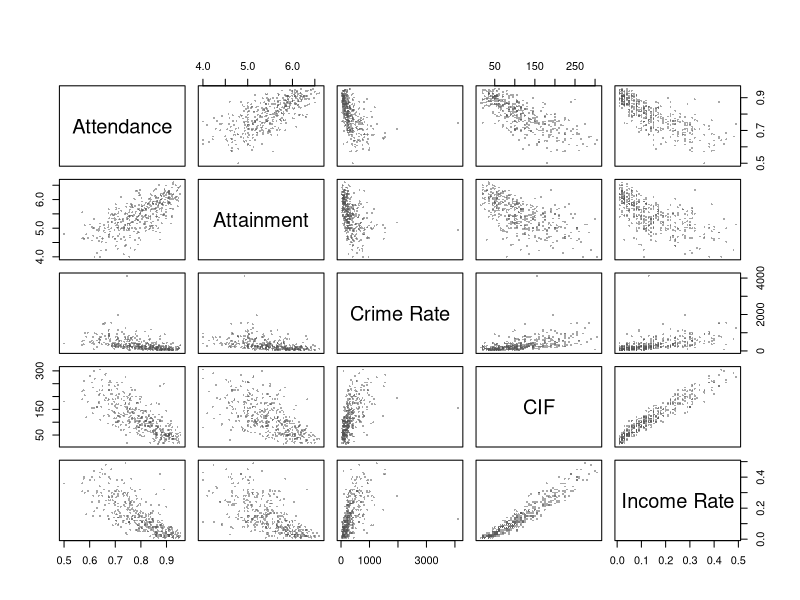
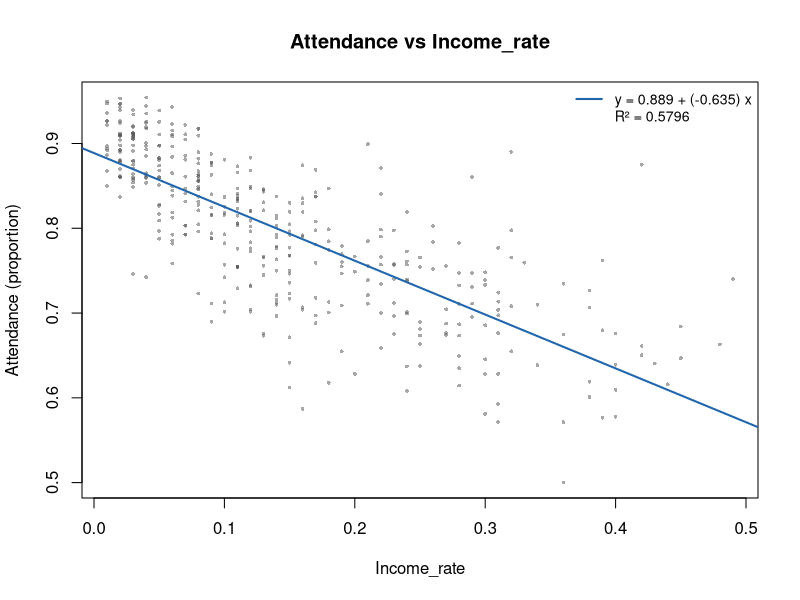
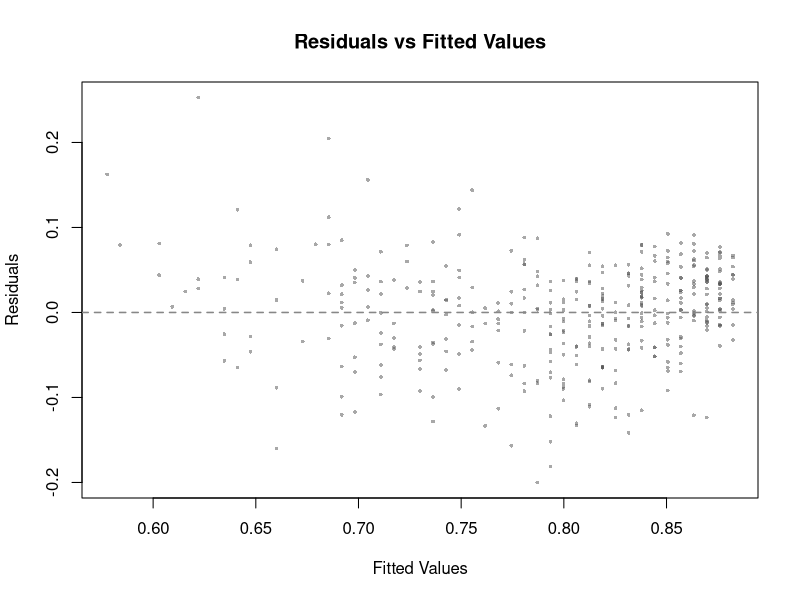

The R script that drew these images, in order:
## ---- chunk 1
knitr::opts_chunk$set(echo = FALSE, message = FALSE, warning = FALSE)
dat <- read.csv("../scottishData.csv")

# Unified colour palette
col_point <- "#525252"
col_line  <- "#2166AC"
col_ref   <- "#878787"
## ---- chunk 2

vars <- c("Attendance", "Attainment", "crime_rate", "CIF", "Income_rate")

pairs(dat[, vars],
      pch = 16, cex = 0.4, col = adjustcolor(col_point, alpha.f = 0.5),
      main = "",
      labels = c("Attendance", "Attainment", "Crime Rate", "CIF", "Income Rate"))
## ---- chunk 3
# Full 5x5 pairwise Pearson correlation matrix
cor_matrix <- round(cor(dat[, vars], use = "complete.obs", method = "pearson"), 3)
colnames(cor_matrix) <- c("Attendance", "Attainment", "Crime Rate", "CIF", "Income Rate")
rownames(cor_matrix) <- c("Attendance", "Attainment", "Crime Rate", "CIF", "Income Rate")

knitr::kable(cor_matrix,
             caption = "Pairwise Pearson correlation coefficients between the five selected variables.",
             align = "c")

# Store individual correlations for later use
r_attainment <- cor_matrix[1, 2]
r_crime      <- cor_matrix[1, 3]
r_cif        <- cor_matrix[1, 4]
r_income     <- cor_matrix[1, 5]
## ---- chunk 4
# Identify the variable with the highest absolute correlation with Attendance
correlations <- c(
  Attainment = r_attainment,
  Crime_rate = r_crime,
  CIF = r_cif,
  Income_rate = r_income
)
data2_name <- names(which.max(abs(correlations)))

# Manual calculation of slope and intercept (Workshop 5 style)
x <- dat[[data2_name]]
y <- dat$Attendance
n <- length(x)
beta1_manual <- (sum(x * y) - n * mean(x) * mean(y)) / (sum(x^2) - n * mean(x)^2)
beta0_manual <- mean(y) - beta1_manual * mean(x)

# Verify with lm()
model_formula <- as.formula(paste("Attendance ~", data2_name))
lm_model <- lm(model_formula, data = dat)

# Extract coefficients
intercept <- coef(lm_model)[1]
slope     <- coef(lm_model)[2]
r_squared <- summary(lm_model)$r.squared
## ---- chunk 5

# Regression coefficients table
coef_table <- summary(lm_model)$coefficients
knitr::kable(coef_table, digits = 4,
             caption = paste("Simple linear regression model: Attendance ~", data2_name))

# 95% confidence intervals for coefficients
ci <- confint(lm_model, level = 0.95)
rownames(ci) <- c("Intercept ($\\beta_0$)", "Slope ($\\beta_1$)")
colnames(ci) <- c("2.5%", "97.5%")
knitr::kable(ci, digits = 4, caption = "95% Confidence Intervals for Regression Coefficients")
## ---- chunk 6

equation <- paste0("y = ", round(intercept, 3), " + (", round(slope, 3), ") x")
r2_label <- paste0("R² = ", round(r_squared, 4))

plot(dat[[data2_name]], dat$Attendance,
     pch = 16, cex = 0.5, col = adjustcolor(col_point, 0.5),
     xlab = data2_name, ylab = "Attendance (proportion)",
     main = paste("Attendance vs", data2_name))
abline(lm_model, col = col_line, lwd = 2)
legend("topright", legend = c(equation, r2_label),
       col = c(col_line, NA), lty = c(1, NA), lwd = c(2, NA),
       cex = 0.85, bty = "n")

## ---- chunk 7

# residuals (Workshop 5 style)
dat$residuals <- residuals(lm_model)
dat$fitted    <- fitted(lm_model)

plot(dat$fitted, dat$residuals,
     pch = 16, cex = 0.5, col = adjustcolor(col_point, 0.5),
     xlab = "Fitted Values", ylab = "Residuals",
     main = "Residuals vs Fitted Values")
abline(h = 0, lty = 2, col = col_ref, lwd = 1.5)
